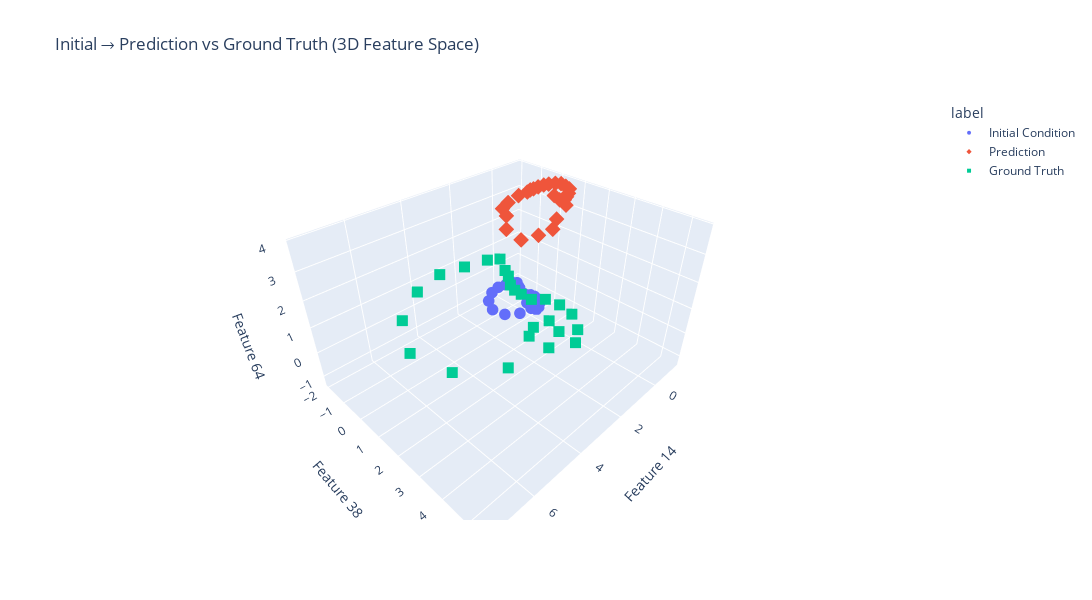

Notebook source saved alongside this figure:
### Markdown cell above
# Attempting to Visualize the State Space of the Model

### Code cell
import numpy as np
import torch
import plotly.express as px
import pandas as pd
model.eval()

# Feature indices to visualize
feature_indices = [14, 38, 64]
num_examples = 25

records = []

index = 45_343
for t in range(num_examples):
    initial_cond_raw = psi[index, :]
    true_next_state = psi[index + 1, :]
    index += 1

    # Normalize initial condition
    initial_cond_norm = (initial_cond_raw - mean_psi[:, 0]) / std_psi[:, 0]
    initial_cond_norm = initial_cond_norm[:50]
    initial_cond_tensor = torch.tensor(initial_cond_norm, dtype=torch.float32, device=device).view(1, -1)

    # Predict next state
    with torch.no_grad():
        z = torch.randn(1, latent_dim).to(device)
        pred_norm = model.decode(z, initial_cond_tensor)
        pred_norm = pred_norm.squeeze().cpu().numpy()
        pred_denorm = pred_norm * std_psi[:, 0] + mean_psi[:, 0]

    #denormalize the ground truth
    true_next_denorm = true_next_state * std_psi[:, 0] + mean_psi[:, 0]
    initial_cond_denorm = initial_cond_raw

    #Extract feature triplets
    ic_feats = initial_cond_denorm[feature_indices]
    pred_feats = pred_denorm[feature_indices]
    true_feats = true_next_denorm[feature_indices]

    # Add to records
    records.append({"Trajectory": f"Traj {t}", "label": "Initial Condition", "x": ic_feats[0], "y": ic_feats[1], "z": ic_feats[2]})
    records.append({"Trajectory": f"Traj {t}", "label": "Prediction", "x": pred_feats[0], "y": pred_feats[1], "z": pred_feats[2]})
    records.append({"Trajectory": f"Traj {t}", "label": "Ground Truth", "x": true_feats[0], "y": true_feats[1], "z": true_feats[2]})

# DataFrame for plotting
df = pd.DataFrame(records)

# Plot with Plotly
fig = px.scatter_3d(
    df, x="x", y="y", z="z", color="label", symbol="label",
    title="Initial → Prediction vs Ground Truth (3D Feature Space)",
    width=1400, height=600
)
fig.update_traces(marker=dict(size=4))
fig.update_layout(scene=dict(
    xaxis_title=f"Feature {feature_indices[0]}",
    yaxis_title=f"Feature {feature_indices[1]}",
    zaxis_title=f"Feature {feature_indices[2]}"
))
fig.show()

### Figure 1 — Plotly figure (JSON) as saved in the notebook; plotly's stock layout.template omitted (floating-point values rounded to 4 significant figures)
{"data": [{"hovertemplate": "label=Initial Condition<br>x=%{x}<br>y=%{y}<br>z=%{z}<extra></extra>", "legendgroup": "Initial Condition", "marker": {"color": "#636efa", "size": 4, "symbol": "circle"}, "mode": "markers", "name": "Initial Condition", "scene": "scene", "showlegend": true, "type": "scatter3d", "x": [-0.2855, -0.4052, -0.5095, -0.5797, -0.5873, -0.5237, -0.4053, -0.3121, -0.2818, -0.2874, -0.3513, -0.4361, -0.54, -0.5543, -0.3302, -0.02079, 0.3633, 0.7688, 1.032, 0.8822, 0.4144, -0.1162, -0.4261, -0.4238, -0.2113], "y": [0.01933, 0.03627, -0.02436, -0.1763, -0.3686, -0.538, -0.6527, -0.7322, -0.8097, -0.8864, -0.9836, -1.125, -1.318, -1.566, -1.765, -1.895, -1.871, -1.642, -1.138, -0.5974, -0.2235, -0.112, -0.2257, -0.3801, -0.4348], "z": [-1.261, -1.188, -1.091, -0.986, -0.9534, -0.9252, -0.9245, -0.8453, -0.8108, -0.7766, -0.7225, -0.7402, -0.6994, -0.8207, -0.9122, -0.9512, -1.029, -1.141, -1.19, -1.221, -1.214, -1.181, -1.183, -1.106, -1.118]}, {"hovertemplate": "label=Prediction<br>x=%{x}<br>y=%{y}<br>z=%{z}<extra></extra>", "legendgroup": "Prediction", "marker": {"color": "#EF553B", "size": 4, "symbol": "diamond"}, "mode": "markers", "name": "Prediction", "scene": "scene", "showlegend": true, "type": "scatter3d", "x": [-0.6678, -0.7347, -0.8702, -1.063, -1.152, -1.177, -1.102, -0.9706, -0.8597, -0.716, -0.5979, -0.5707, -0.5625, -0.3304, 0.154, 0.52, 0.5916, 0.932, 0.9249, 0.4714, -0.1533, -0.3848, -0.907, -0.8234, -0.679], "y": [0.7454, 0.7818, 0.7474, 0.6218, 0.3888, 0.1596, -0.04427, -0.2382, -0.3745, -0.5056, -0.6196, -0.7513, -0.8798, -1.097, -1.151, -1.067, -0.7981, -0.4629, 0.2454, 0.6337, 0.7347, 0.6876, 0.6493, 0.419, 0.2822], "z": [3.511, 3.608, 3.684, 3.759, 3.758, 3.783, 3.761, 3.714, 3.675, 3.61, 3.535, 3.468, 3.353, 3.221, 3.081, 2.99, 2.822, 2.535, 2.376, 2.526, 2.576, 2.87, 3.209, 3.365, 3.524]}, {"hovertemplate": "label=Ground Truth<br>x=%{x}<br>y=%{y}<br>z=%{z}<extra></extra>", "legendgroup": "Ground Truth", "marker": {"color": "#00cc96", "size": 4, "symbol": "square"}, "mode": "markers", "name": "Ground Truth", "scene": "scene", "showlegend": true, "type": "scatter3d", "x": [4.492, 4.273, 4.126, 4.11, 4.243, 4.492, 4.688, 4.751, 4.74, 4.605, 4.427, 4.209, 4.179, 4.65, 5.299, 6.106, 6.958, 7.51, 7.196, 6.214, 5.099, 4.448, 4.453, 4.899, 5.344], "y": [5.419, 5.292, 4.973, 4.569, 4.213, 3.972, 3.805, 3.642, 3.481, 3.277, 2.981, 2.576, 2.054, 1.636, 1.363, 1.414, 1.894, 2.953, 4.088, 4.874, 5.108, 4.869, 4.545, 4.43, 4.697], "z": [2.848, 3.051, 3.272, 3.341, 3.4, 3.401, 3.568, 3.64, 3.712, 3.826, 3.788, 3.874, 3.619, 3.427, 3.345, 3.183, 2.946, 2.844, 2.778, 2.792, 2.864, 2.859, 3.02, 2.996, 3.118]}], "layout": {"height": 600, "legend": {"title": {"text": "label"}, "tracegroupgap": 0}, "scene": {"domain": {"x": [0, 1], "y": [0, 1]}, "xaxis": {"title": {"text": "Feature 14"}}, "yaxis": {"title": {"text": "Feature 38"}}, "zaxis": {"title": {"text": "Feature 64"}}}, "title": {"text": "Initial → Prediction vs Ground Truth (3D Feature Space)"}, "width": 1400}}
